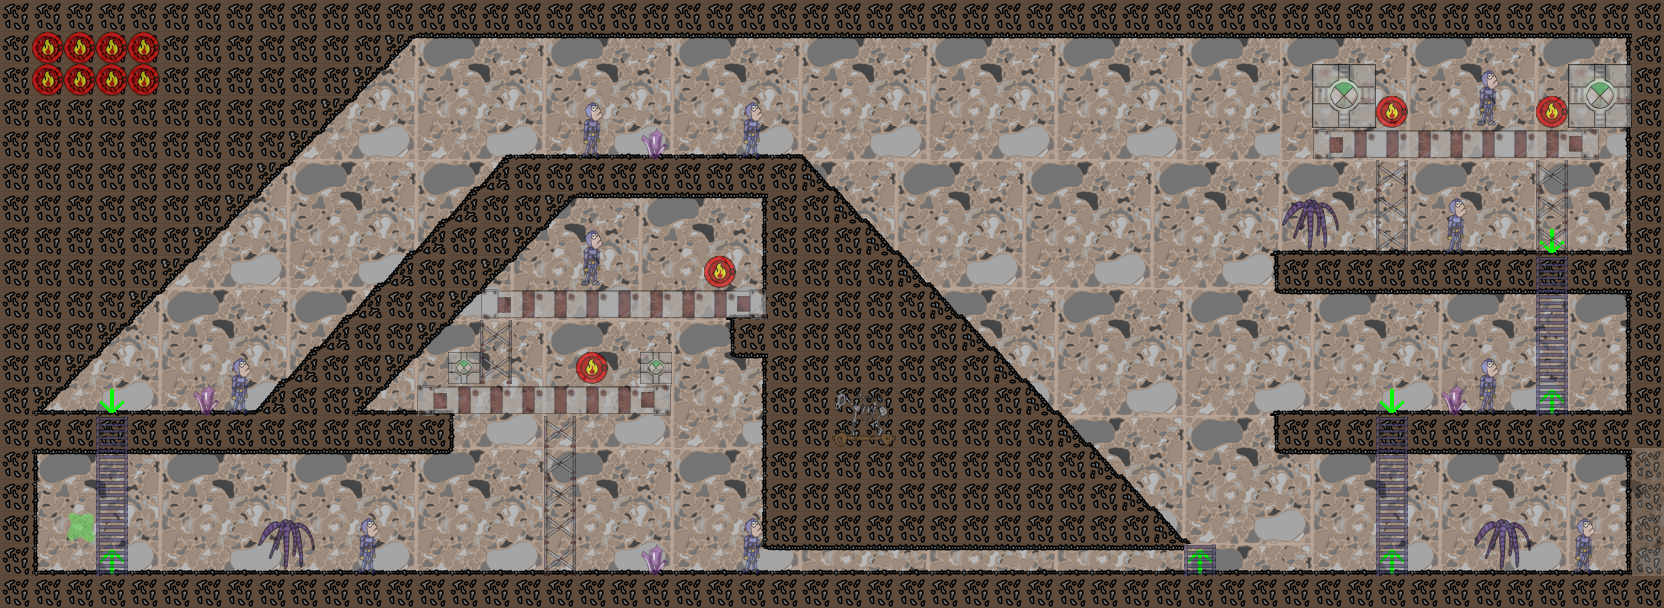

A 2D game scene composited from a Tiled map and its tileset images. What follows is a short description and the map's XML, with each tile layer's data collapsed to a summary:
An orthogonal 52x19 tile map with 32x32 px tiles, 5 tile layers (background, main, border, ki, ...).

<map version="1.0" orientation="orthogonal" width="52" height="19" tilewidth="32" tileheight="32">
 <tileset firstgid="1" name="tilemap2" tilewidth="32" tileheight="32">
  <image source="../gfx/tilemap2.png" width="256" height="512" />
 </tileset>
 <layer name="background" width="52" height="19">
  <data>[988 cells, 751 non-empty, 16 distinct tile ids]</data>
 </layer>
 <layer name="main" width="52" height="19">
  <data>[988 cells, 411 non-empty, 12 distinct tile ids]</data>
 </layer>
 <layer name="border" width="52" height="19">
  <data>[988 cells, 234 non-empty, 4 distinct tile ids]</data>
 </layer>
 <layer name="ki" width="52" height="19">
  <data>[988 cells, 7 non-empty, 2 distinct tile ids]</data>
 </layer>
 <layer name="objects" width="52" height="19" opacity="0.62">
  <data>[988 cells, 122 non-empty, 24 distinct tile ids]</data>
 </layer>
</map>
